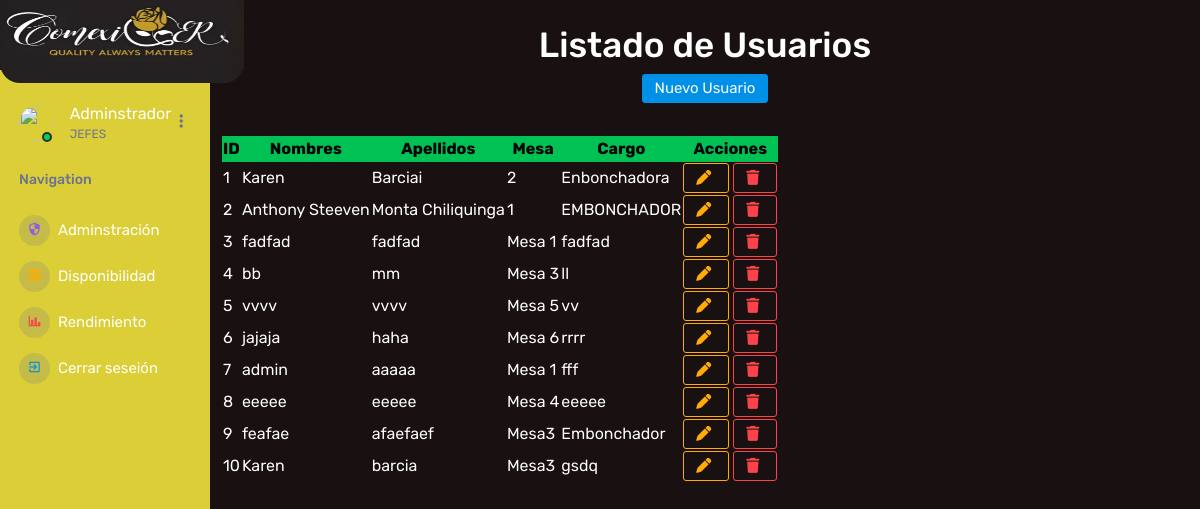
The app's page /usuariore, older data.
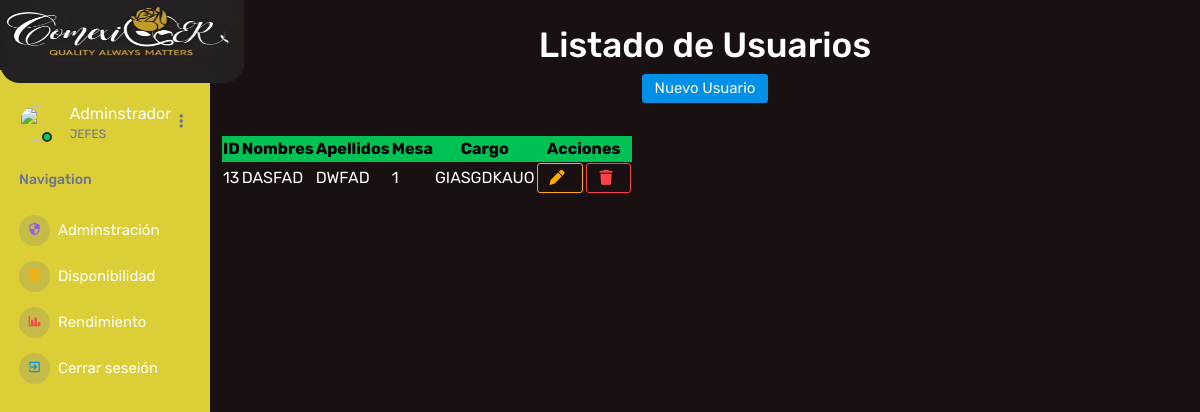
The same page, newer data.
### Aplicaciones/Usuario/models.py (models this page shows, shortened)
class Usuario(models.Model):
    nombres = models.CharField(max_length=100)
    apellidos = models.CharField(max_length=100)
    mesa = models.CharField(max_length=100)
    cargo = models.CharField(max_length=100)
    username = models.CharField(max_length=150, unique=True)
    password = models.CharField(max_length=128)

### Aplicaciones/Usuario/views.py (the view)
# urls.py: path('usuariore', views.inicios, name='usuariore'),
def inicios(request):
    listadoUsuarios = Usuario.objects.all()
    return render(request, "usuariore.html", {"usuario": listadoUsuarios})

### Aplicaciones/Usuario/templates/usuariore.html (shortened to what this page needs)
{% extends 'plantilla.html' %}
{% load static %}
{% block body %}
<br>
<main class="container py-4">
    <h1 class="text-center">Listado de Usuarios</h1>
    <div class="text-center">
        <a href="{% url 'nuevo_usuario' %}" class="btn btn-primary">
            Nuevo Usuario
        </a>
    </div>
    <hr>
    <table id="table_usuarios" >
        <thead>
            <tr class="table-success text-center">
                <th>ID</th>
                <th>Nombres</th>
                <th>Apellidos</th>
                <th>Mesa</th>
                <th>Cargo</th>
                <th>Acciones</th>
            </tr>
        </thead>
        <tbody>
            {% for u in usuario %}
            <tr>
                <td>{{ u.id }}</td>
                <td>{{ u.nombres }}</td>
                <td>{{ u.apellidos }}</td>
                <td>{{ u.mesa }}</td>
                <td>{{ u.cargo }}</td>
                <td class="text-center">
                    <button class="btn btn-outline-warning" data-bs-toggle="modal" data-bs-target="#modalEditar{{ u.id }}">
                        <i class="fa fa-pen"></i>
                    </button>
                    <a href="{% url 'eliminar_usuario' u.id %}" class="btn btn-outline-danger"
                       onclick="return confirm('¿Seguro que deseas eliminar este usuario?')">
                        <i class="fa fa-trash"></i>
                    </a>
                </td>
            </tr>
            {% empty %}
            <tr>
                <td colspan="6" class="text-center">No hay usuarios registrados.</td>
            </tr>
            {% endfor %}
        </tbody>
    </table>
</main>
<br><br>
{% endblock %}

Row changes from the older to the newer data that the page shows:
removed Usuario: id "1", nombres "Karen", apellidos "Barciai", mesa "2", cargo "Enbonchadora"
removed Usuario: id "2", nombres "Anthony Steeven", apellidos "Monta Chiliquinga", mesa "1", cargo "EMBONCHADOR"
removed Usuario: id "3", nombres "fadfad", apellidos "fadfad", mesa "Mesa 1", cargo "fadfad"
removed Usuario: id "4", nombres "bb", apellidos "mm", mesa "Mesa 3", cargo "ll"
removed Usuario: id "5", nombres "vvvv", apellidos "vvvv", mesa "Mesa 5", cargo "vv"
removed Usuario: id "6", nombres "jajaja", apellidos "haha", mesa "Mesa 6", cargo "rrrr"
removed Usuario: id "7", nombres "admin", apellidos "aaaaa", mesa "Mesa 1", cargo "fff"
removed Usuario: id "8", nombres "eeeee", apellidos "eeeee", mesa "Mesa 4", cargo "eeeee"
removed Usuario: id "9", nombres "feafae", apellidos "afaefaef", mesa "Mesa3", cargo "Embonchador"
removed Usuario: id "10", nombres "Karen", apellidos "barcia", mesa "Mesa3", cargo "gsdq"
added Usuario: id "13", nombres "DASFAD", apellidos "DWFAD", mesa "1", cargo "GIASGDKAUO"
